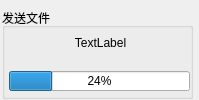
<?xml version="1.0" encoding="UTF-8"?>
<ui version="4.0">
 <class>FileSendForm</class>
 <widget class="QWidget" name="FileSendForm">
  <property name="geometry">
   <rect>
    <x>0</x>
    <y>0</y>
    <width>199</width>
    <height>100</height>
   </rect>
  </property>
  <property name="windowTitle">
   <string>Form</string>
  </property>
  <widget class="QGroupBox" name="groupBox">
   <property name="geometry">
    <rect>
     <x>2</x>
     <y>8</y>
     <width>191</width>
     <height>91</height>
    </rect>
   </property>
   <property name="title">
    <string>发送文件</string>
   </property>
   <widget class="QLabel" name="label">
    <property name="geometry">
     <rect>
      <x>13</x>
      <y>19</y>
      <width>171</width>
      <height>31</height>
     </rect>
    </property>
    <property name="text">
     <string>TextLabel</string>
    </property>
    <property name="alignment">
     <set>Qt::AlignCenter</set>
    </property>
   </widget>
   <widget class="QProgressBar" name="progressBar">
    <property name="geometry">
     <rect>
      <x>7</x>
      <y>63</y>
      <width>181</width>
      <height>20</height>
     </rect>
    </property>
    <property name="value">
     <number>24</number>
    </property>
   </widget>
  </widget>
 </widget>
 <resources/>
 <connections/>
</ui>
